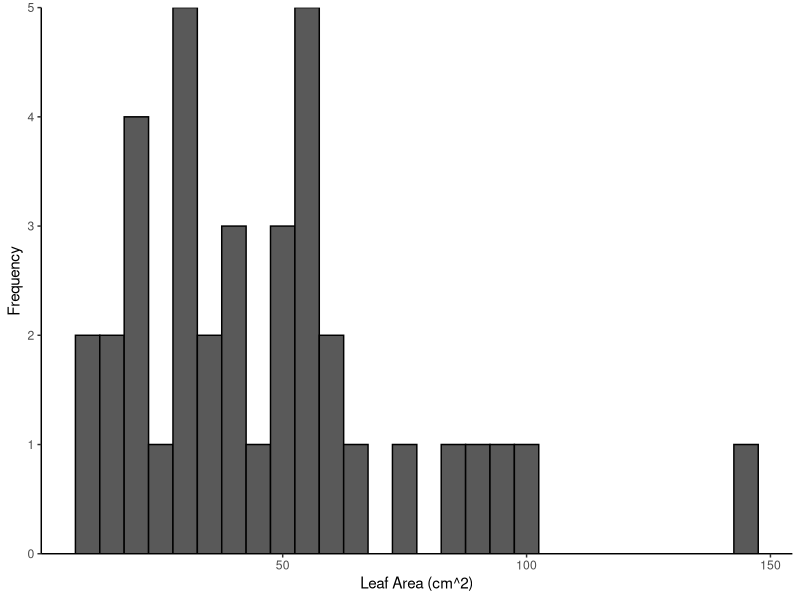
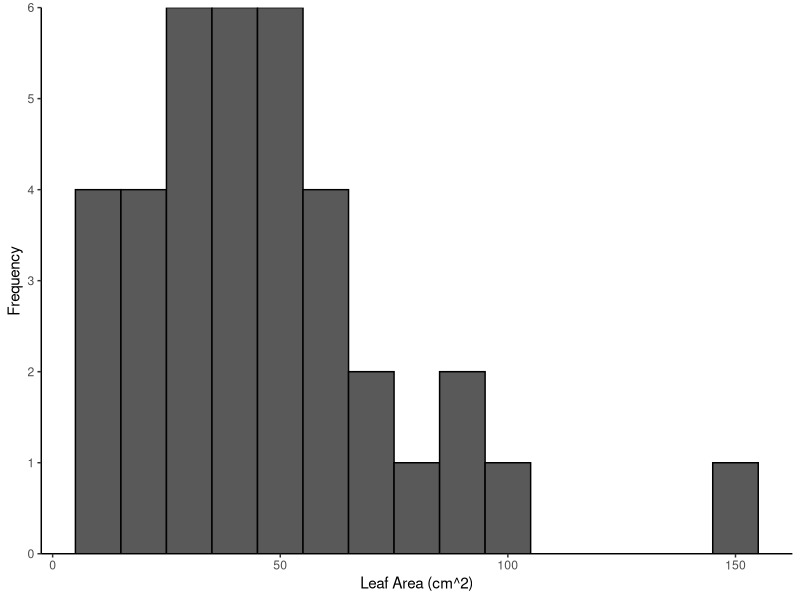
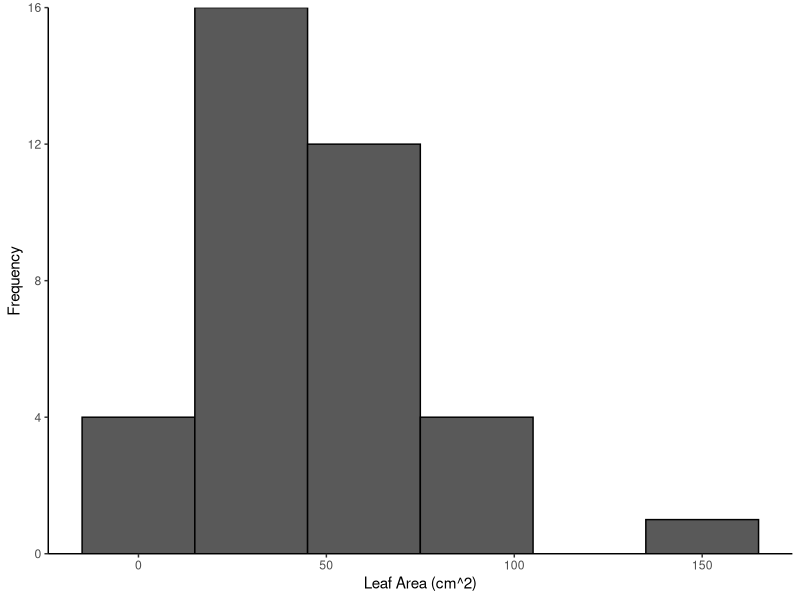
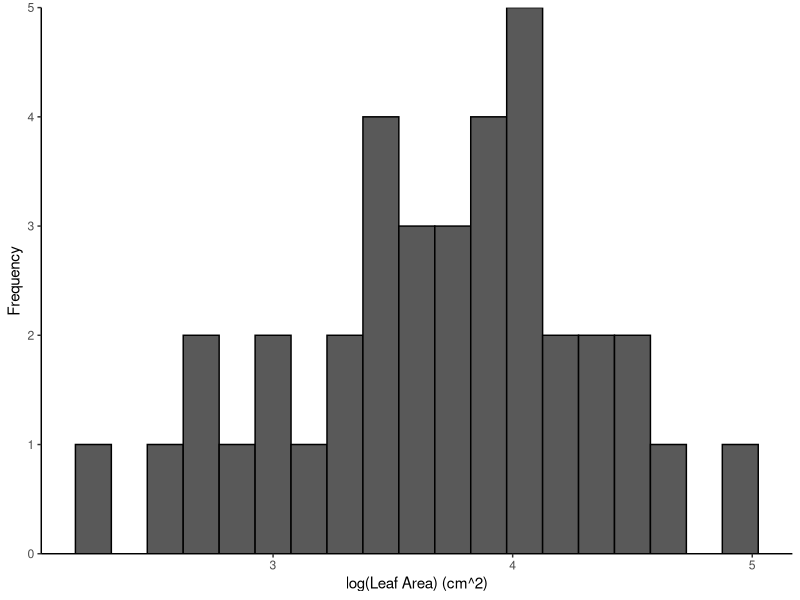
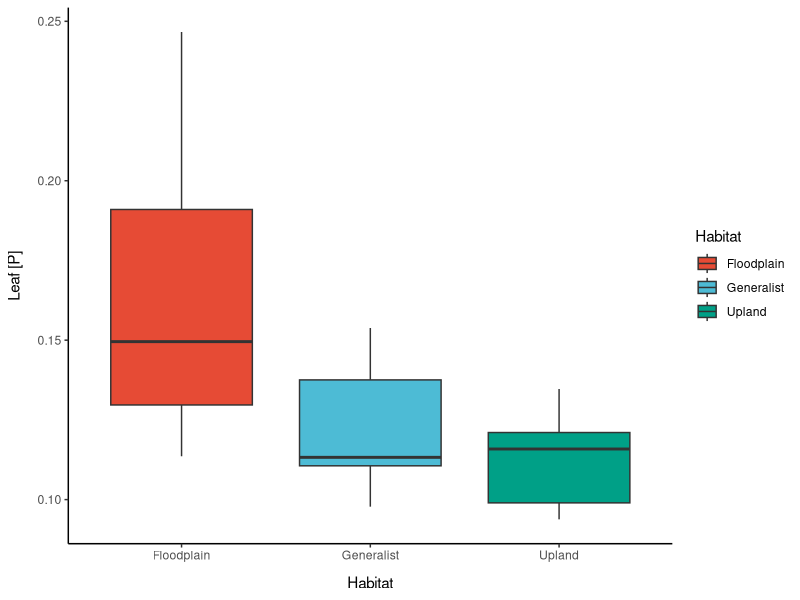
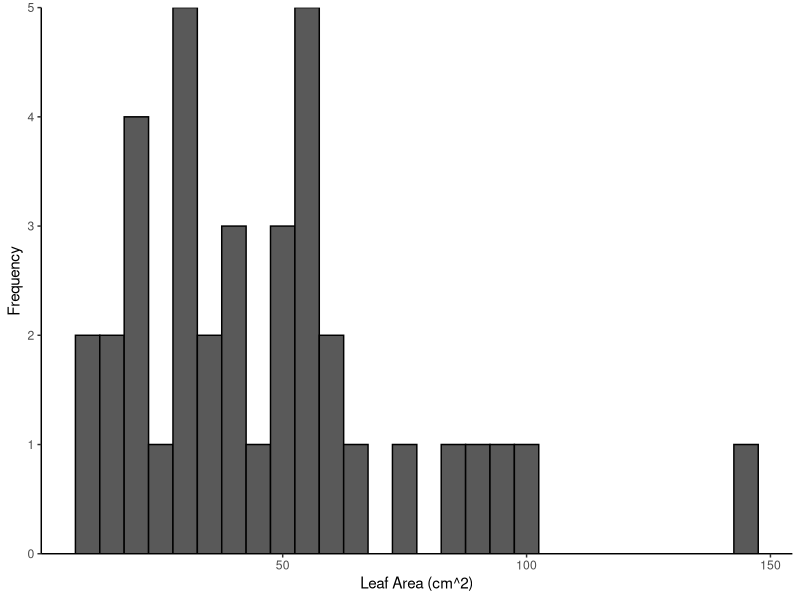
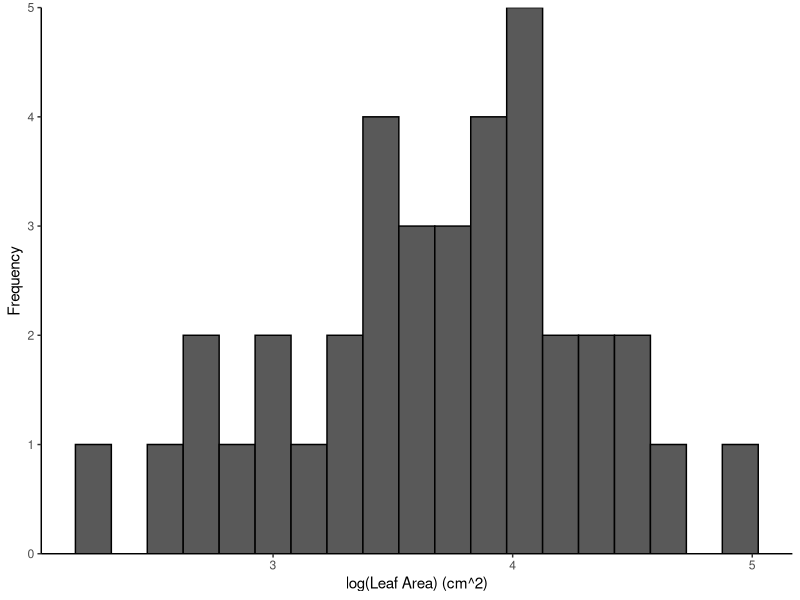
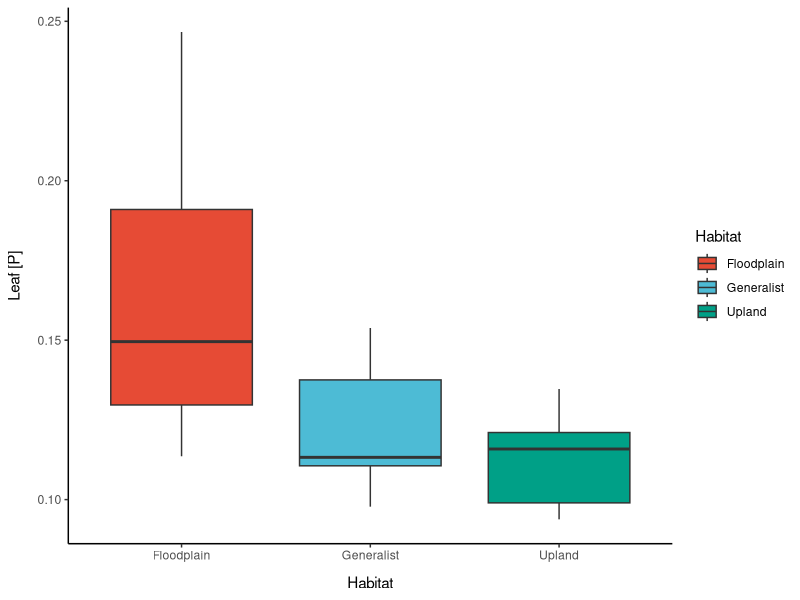

The R source for these figures, in order:
# Professional Skills Statistical Assessment
# Emma Gemal, s1758915@sms.ed.ac.uk
# University of Edinburgh
# Last updated: 14 October 2020


## WORKFLOW ----
# 1. histogram of leaf area and normality check of data 
# do species in different habitats have different leaf chemical compositions?
# 2. leaf phosphorous concentration vs. habitat type 
#    - make a box plot and conduct an ANOVA
# 3. multiple explanatory variables 
#    - make a scatter plot of leaf [P] vs. leaf [C] with habitat type as 'shape'
#    - split all the species into 2 habitat groups: ADD WHICH
#    - make a model with habitat group and leaf [C] as predictors of leaf [P]
#    - conduct as ANOVA using the model 
# are there tradeoffs between the investment in chemical defences vs in physical ones?
# 4. leaf expansion rate, leaf trichome density and presence of mevalonic acid
#    - make a GLM of leaf expansion rate vs presence of mevalonic acid
#    - make a GLM of leaf trichome density vs presence of mevalonic acid 
#    - make a GLM incorporating both expansion rate and trichome density on mevalonic acid presence
#    - make a FIGURE (PUT WHICH) of how the predictor variable(s) influence the response variable


## LIBRARY ----
library(tidyverse)
library(ggpubr)
library(ggsci)

# loading the data
ingatraits <- read.csv("Inga_traits.csv")
str(ingatraits)  # checking the data loaded properly 

## EXERCISE 1: HISTOGRAMS & NORMALITY ----
# creating a histogram of leaf area 
# checking distribution of data at a variety of binwidths 
(leafarea_hist <- ggplot(ingatraits, aes(x = Leaf_Area)) +
                    xlab("Leaf Area (cm^2)") +
                    ylab("Frequency") +
                    geom_histogram(binwidth = 5,
                                   color = "black") +
                    theme_classic() +
                    scale_y_continuous(expand = c(0,0)))

(leafarea_hist2 <- ggplot(ingatraits, aes(x = Leaf_Area)) +
                      xlab("Leaf Area (cm^2)") +
                      ylab("Frequency") +
                      geom_histogram(binwidth = 10,
                                     color = "black") +
                      theme_classic() +
                      scale_y_continuous(expand = c(0,0)))

(leafarea_hist3 <- ggplot(ingatraits, aes(x = Leaf_Area)) +
                      xlab("Leaf Area (cm^2)") +
                      ylab("Frequency") +
                      geom_histogram(binwidth = 30,
                                     color = "black") +
                      theme_classic() +
                      scale_y_continuous(expand = c(0,0)))

# all show the same distribution: a skew to the left, does not appear to be normally distributed

ggsave(leafarea_hist, file = "leafarea_histogram.png", width = 4, height = 4, units = c("in"),
       path = "Figures/")


# log-transforming leaf area (adding it as a new column)
ingatraits <- ingatraits %>% 
                  mutate(logLeaf_Area = log(Leaf_Area))

(log_hist <- ggplot(ingatraits, aes(x = logLeaf_Area)) +
                xlab("log(Leaf Area) (cm^2)") +
                ylab("Frequency") +
                geom_histogram(binwidth = 0.15,
                               color = "black") +
                theme_classic() +
                scale_y_continuous(expand = c(0,0)))

# looks more normality distributed with the log transformation 

ggsave(log_hist, file = "log_leafarea_hist.png", width = 4, height = 4, units = c("in"),
       path = "Figures/")


## EXERCISE 2: BOX PLOTS & ANOVA ----
# removing NA values for chemical concentration variables (N, C, P)
chem_na <- ingatraits %>% 
              drop_na(c(N_Leaf, C_Leaf, P_Leaf))

# creating a box plot of leaf phosphorous concentration in different habitats 
(p_habitat_box <- ggplot(chem_na, aes(x = Habitat, y = P_Leaf, fill = Habitat)) +
                    ylab("Leaf [P]") +
                    geom_boxplot() +
                    theme_classic() +
                    theme(axis.title.x = element_text(margin = margin(t = 10)),
                                  axis.title.y = element_text(margin = margin(r = 10))) +
                    scale_x_discrete(breaks = c("floodplain", "generalist", "upland"),
                                     labels = c("Floodplain", "Generalist", "Upland")) +
                    scale_fill_npg(breaks = c("floodplain", "generalist", "upland"),
                                        labels = c("Floodplain", "Generalist", "Upland")))

ggsave(p_habitat_box, file = "leafP_habitat_boxplot.png", width = 4, height = 3, units = c("in"),
       path = "Figures/")


# conducting an ANOVA to test for statistical significant differnces 
# between leaf phosphorous concentrations of species in different habitats
p_hab_anova <- anova(lm(P_Leaf ~ Habitat, data = chem_na))
p_hab_anova
